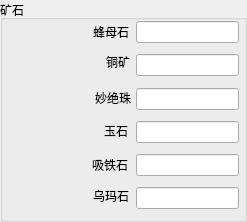
   <widget class="QGroupBox" name="mineral_group">
    <property name="geometry">
     <rect>
      <x>9</x>
      <y>7</y>
      <width>247</width>
      <height>222</height>
     </rect>
    </property>
    <property name="font">
     <font>
      <pointsize>9</pointsize>
     </font>
    </property>
    <property name="title">
     <string>矿石</string>
    </property>
    <widget class="QLabel" name="bismor_label">
     <property name="geometry">
      <rect>
       <x>68</x>
       <y>21</y>
       <width>61</width>
       <height>22</height>
      </rect>
     </property>
     <property name="font">
      <font>
       <family>MS Shell Dlg 2</family>
       <pointsize>9</pointsize>
       <weight>50</weight>
       <bold>false</bold>
       <kerning>true</kerning>
      </font>
     </property>
     <property name="text">
      <string>蜂母石</string>
     </property>
     <property name="textFormat">
      <enum>Qt::PlainText</enum>
     </property>
     <property name="alignment">
      <set>Qt::AlignRight|Qt::AlignTrailing|Qt::AlignVCenter</set>
     </property>
     <property name="margin">
      <number>0</number>
     </property>
    </widget>
    <widget class="QLineEdit" name="bismor_text">
     <property name="geometry">
      <rect>
       <x>136</x>
       <y>21</y>
       <width>103</width>
       <height>22</height>
      </rect>
     </property>
     <property name="font">
      <font>
       <pointsize>9</pointsize>
      </font>
     </property>
     <property name="inputMethodHints">
      <set>Qt::ImhDigitsOnly</set>
     </property>
    </widget>
    <widget class="QLabel" name="croppa_label">
     <property name="geometry">
      <rect>
       <x>67</x>
       <y>51</y>
       <width>63</width>
       <height>22</height>
      </rect>
     </property>
     <property name="font">
      <font>
       <family>MS Shell Dlg 2</family>
       <pointsize>9</pointsize>
       <weight>50</weight>
       <bold>false</bold>
       <kerning>true</kerning>
      </font>
     </property>
     <property name="text">
      <string>铜矿</string>
     </property>
     <property name="textFormat">
      <enum>Qt::PlainText</enum>
     </property>
     <property name="alignment">
      <set>Qt::AlignRight|Qt::AlignTrailing|Qt::AlignVCenter</set>
     </property>
     <property name="margin">
      <number>0</number>
     </property>
    </widget>
    <widget class="QLineEdit" name="croppa_text">
     <property name="geometry">
      <rect>
       <x>136</x>
       <y>54</y>
       <width>103</width>
       <height>22</height>
      </rect>
     </property>
     <property name="font">
      <font>
       <pointsize>9</pointsize>
      </font>
     </property>
     <property name="inputMethodHints">
      <set>Qt::ImhDigitsOnly</set>
     </property>
    </widget>
    <widget class="QLabel" name="enor_label">
     <property name="geometry">
      <rect>
       <x>40</x>
       <y>87</y>
       <width>91</width>
       <height>22</height>
      </rect>
     </property>
     <property name="font">
      <font>
       <family>MS Shell Dlg 2</family>
       <pointsize>9</pointsize>
       <weight>50</weight>
       <bold>false</bold>
       <kerning>true</kerning>
      </font>
     </property>
     <property name="text">
      <string>妙绝珠</string>
     </property>
     <property name="textFormat">
      <enum>Qt::PlainText</enum>
     </property>
     <property name="alignment">
      <set>Qt::AlignRight|Qt::AlignTrailing|Qt::AlignVCenter</set>
     </property>
     <property name="margin">
      <number>0</number>
     </property>
    </widget>
    <widget class="QLineEdit" name="enor_text">
     <property name="geometry">
      <rect>
       <x>136</x>
       <y>88</y>
       <width>103</width>
       <height>22</height>
      </rect>
     </property>
     <property name="font">
      <font>
       <pointsize>9</pointsize>
      </font>
     </property>
     <property name="inputMethodHints">
      <set>Qt::ImhDigitsOnly</set>
     </property>
    </widget>
    <widget class="QLabel" name="jadiz_label">
     <property name="geometry">
      <rect>
       <x>84</x>
       <y>120</y>
       <width>44</width>
       <height>22</height>
      </rect>
     </property>
     <property name="font">
      <font>
       <family>MS Shell Dlg 2</family>
       <pointsize>9</pointsize>
       <weight>50</weight>
       <bold>false</bold>
       <kerning>true</kerning>
      </font>
     </property>
     <property name="text">
      <string>玉石</string>
     </property>
     <property name="textFormat">
      <enum>Qt::PlainText</enum>
     </property>
     <property name="alignment">
      <set>Qt::AlignRight|Qt::AlignTrailing|Qt::AlignVCenter</set>
     </property>
     <property name="margin">
      <number>0</number>
     </property>
    </widget>
    <widget class="QLineEdit" name="jadiz_text">
     <property name="geometry">
      <rect>
       <x>136</x>
       <y>121</y>
       <width>103</width>
       <height>22</height>
      </rect>
     </property>
     <property name="font">
      <font>
       <pointsize>9</pointsize>
      </font>
     </property>
     <property name="inputMethodHints">
      <set>Qt::ImhDigitsOnly</set>
     </property>
    </widget>
    <widget class="QLineEdit" name="magnite_text">
     <property name="geometry">
      <rect>
       <x>136</x>
       <y>154</y>
       <width>103</width>
       <height>22</height>
      </rect>
     </property>
     <property name="font">
      <font>
       <pointsize>9</pointsize>
      </font>
     </property>
     <property name="inputMethodHints">
      <set>Qt::ImhDigitsOnly</set>
     </property>
    </widget>
    <widget class="QLineEdit" name="umanite_text">
     <property name="geometry">
      <rect>
       <x>136</x>
       <y>187</y>
       <width>103</width>
       <height>22</height>
      </rect>
     </property>
     <property name="font">
      <font>
       <pointsize>9</pointsize>
      </font>
     </property>
     <property name="inputMethodHints">
      <set>Qt::ImhDigitsOnly</set>
     </property>
    </widget>
    <widget class="QLabel" name="magnite_label">
     <property name="geometry">
      <rect>
       <x>57</x>
       <y>154</y>
       <width>71</width>
       <height>22</height>
      </rect>
     </property>
     <property name="font">
      <font>
       <family>MS Shell Dlg 2</family>
       <pointsize>9</pointsize>
       <weight>50</weight>
       <bold>false</bold>
       <kerning>true</kerning>
      </font>
     </property>
     <property name="text">
      <string>吸铁石</string>
     </property>
     <property name="textFormat">
      <enum>Qt::PlainText</enum>
     </property>
     <property name="alignment">
      <set>Qt::AlignRight|Qt::AlignTrailing|Qt::AlignVCenter</set>
     </property>
     <property name="margin">
      <number>0</number>
     </property>
    </widget>
    <widget class="QLabel" name="umanite_label">
     <property name="geometry">
      <rect>
       <x>54</x>
       <y>185</y>
       <width>75</width>
       <height>22</height>
      </rect>
     </property>
     <property name="font">
      <font>
       <family>MS Shell Dlg 2</family>
       <pointsize>9</pointsize>
       <weight>50</weight>
       <bold>false</bold>
       <kerning>true</kerning>
      </font>
     </property>
     <property name="text">
      <string>乌玛石</string>
     </property>
     <property name="textFormat">
      <enum>Qt::PlainText</enum>
     </property>
     <property name="alignment">
      <set>Qt::AlignRight|Qt::AlignTrailing|Qt::AlignVCenter</set>
     </property>
     <property name="margin">
      <number>0</number>
     </property>
    </widget>
   </widget>
